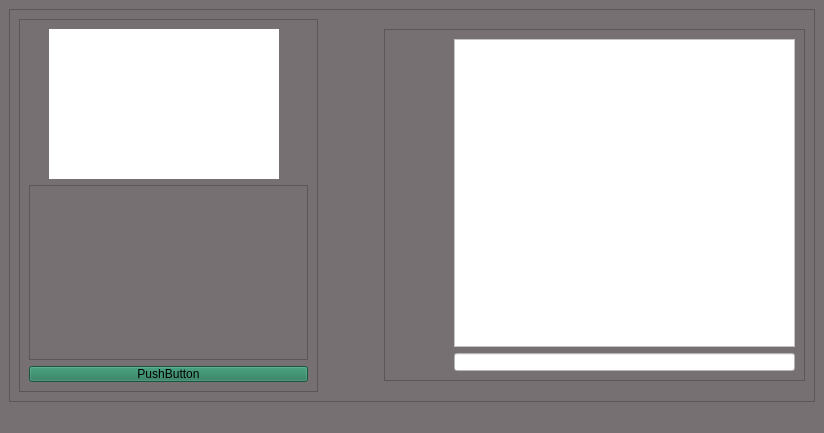
<?xml version="1.0" encoding="UTF-8"?>
<ui version="4.0">
 <class>kms</class>
 <widget class="QMainWindow" name="kms">
  <property name="geometry">
   <rect>
    <x>0</x>
    <y>0</y>
    <width>824</width>
    <height>433</height>
   </rect>
  </property>
  <property name="windowTitle">
   <string>kms</string>
  </property>
  <property name="autoFillBackground">
   <bool>false</bool>
  </property>
  <property name="styleSheet">
   <string notr="true">background-color:rgb(118, 112, 114)</string>
  </property>
  <widget class="QWidget" name="centralwidget">
   <layout class="QHBoxLayout" name="horizontalLayout_2">
    <item>
     <widget class="QFrame" name="frame">
      <property name="frameShape">
       <enum>QFrame::StyledPanel</enum>
      </property>
      <property name="frameShadow">
       <enum>QFrame::Raised</enum>
      </property>
      <layout class="QHBoxLayout" name="horizontalLayout">
       <item>
        <widget class="QFrame" name="frame_2">
         <property name="sizePolicy">
          <sizepolicy hsizetype="Preferred" vsizetype="Preferred">
           <horstretch>0</horstretch>
           <verstretch>2</verstretch>
          </sizepolicy>
         </property>
         <property name="minimumSize">
          <size>
           <width>134</width>
           <height>0</height>
          </size>
         </property>
         <property name="styleSheet">
          <string notr="true">margin-right:0%;</string>
         </property>
         <property name="frameShape">
          <enum>QFrame::StyledPanel</enum>
         </property>
         <property name="frameShadow">
          <enum>QFrame::Raised</enum>
         </property>
         <layout class="QVBoxLayout" name="verticalLayout">
          <item>
           <widget class="QFrame" name="lcdframe">
            <property name="minimumSize">
             <size>
              <width>250</width>
              <height>100</height>
             </size>
            </property>
            <property name="maximumSize">
             <size>
              <width>250</width>
              <height>150</height>
             </size>
            </property>
            <property name="styleSheet">
             <string notr="true">border: 0 solid white;
margin-left:20px;
background-color:rgb(255, 255, 255)</string>
            </property>
            <property name="frameShape">
             <enum>QFrame::StyledPanel</enum>
            </property>
            <property name="frameShadow">
             <enum>QFrame::Raised</enum>
            </property>
           </widget>
          </item>
          <item>
           <widget class="QFrame" name="chartframe">
            <property name="frameShape">
             <enum>QFrame::StyledPanel</enum>
            </property>
            <property name="frameShadow">
             <enum>QFrame::Raised</enum>
            </property>
           </widget>
          </item>
          <item>
           <widget class="QPushButton" name="pushButton">
            <property name="styleSheet">
             <string notr="true">background-color:rgb(33, 120, 88)</string>
            </property>
            <property name="text">
             <string>PushButton</string>
            </property>
           </widget>
          </item>
         </layout>
        </widget>
       </item>
       <item>
        <widget class="QFrame" name="frame_3">
         <property name="sizePolicy">
          <sizepolicy hsizetype="Preferred" vsizetype="Preferred">
           <horstretch>0</horstretch>
           <verstretch>1</verstretch>
          </sizepolicy>
         </property>
         <property name="minimumSize">
          <size>
           <width>100</width>
           <height>100</height>
          </size>
         </property>
         <property name="maximumSize">
          <size>
           <width>481</width>
           <height>352</height>
          </size>
         </property>
         <property name="sizeIncrement">
          <size>
           <width>1</width>
           <height>0</height>
          </size>
         </property>
         <property name="styleSheet">
          <string notr="true">margin-left:60%;
</string>
         </property>
         <property name="frameShape">
          <enum>QFrame::StyledPanel</enum>
         </property>
         <property name="frameShadow">
          <enum>QFrame::Raised</enum>
         </property>
         <layout class="QVBoxLayout" name="verticalLayout_2">
          <item>
           <widget class="QPlainTextEdit" name="plainTextEdit">
            <property name="styleSheet">
             <string notr="true">
font: italic 16pt &quot;Calibri&quot;;
color: #dd1818;
background-color:rgb(255, 255, 255);
border-color: qlineargradient(spread:pad, x1:0, y1:0, x2:1, y2:1, stop:0 rgba(176, 160, 123, 255), stop:1 rgba(255, 255, 255, 255));</string>
            </property>
           </widget>
          </item>
          <item>
           <widget class="QLineEdit" name="lineEdit">
            <property name="styleSheet">
             <string notr="true">background-color:rgb(255, 255, 255)</string>
            </property>
           </widget>
          </item>
         </layout>
        </widget>
       </item>
      </layout>
     </widget>
    </item>
   </layout>
  </widget>
  <widget class="QMenuBar" name="menubar">
   <property name="geometry">
    <rect>
     <x>0</x>
     <y>0</y>
     <width>824</width>
     <height>21</height>
    </rect>
   </property>
  </widget>
  <widget class="QStatusBar" name="statusbar"/>
 </widget>
 <resources/>
 <connections/>
</ui>
